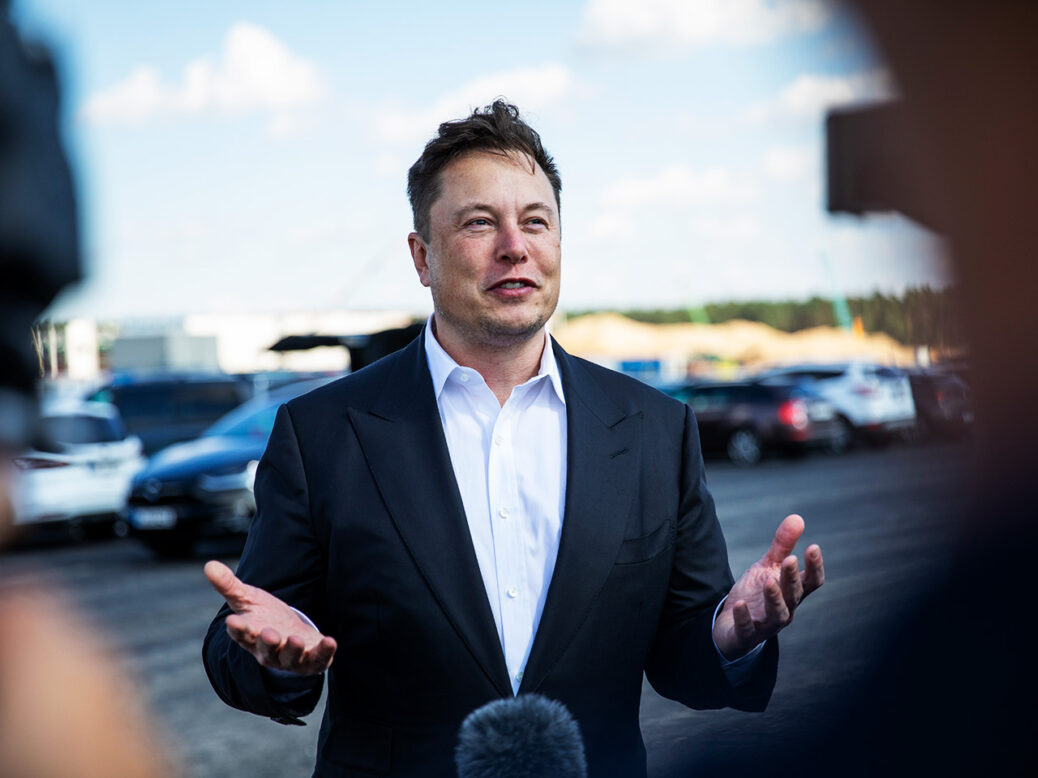
#> input picture OpenCV Projects/AI Anime Avatar Generator Model/elon intro.jpg, 1038 x 778 px
$ python model.py
#> lines starting #> are read from the running program, lines starting #| are printed output that depends on the picture; after the words box and inside, x2 and y2 are one past the last pixel; in counts of white or black regions, pixels touching at a corner belong together
import cv2
import numpy as np
import matplotlib.pyplot as plt

# Step 1: Load and Display the Image
def load_image(image_path):
    """
    Load an image from file and convert it to RGB format.

    Parameters:
    image_path (str): Path to the image file.

    Returns:
    np.array: Loaded image in RGB format.
    """
#> called with image_path = 'elon intro.jpg'
    image = cv2.imread(image_path)
#> image is the input picture: shape (778, 1038, 3); mean B, G, R 126.8, 117.2, 111.6
    return cv2.cvtColor(image, cv2.COLOR_BGR2RGB)

# Step 2: Smooth and Enhance Cartoon Effect
def smooth_anime_effect(image):
    """
    Apply a smoother, more anime-like effect with soft edges, vibrant colors,
    and smooth shading transitions.

    Parameters:
    image (np.array): Input image in RGB format.

    Returns:
    np.array: Smoothed anime-like cartoon image.
    """
    # Convert to grayscale
    gray = cv2.cvtColor(image, cv2.COLOR_RGB2GRAY)
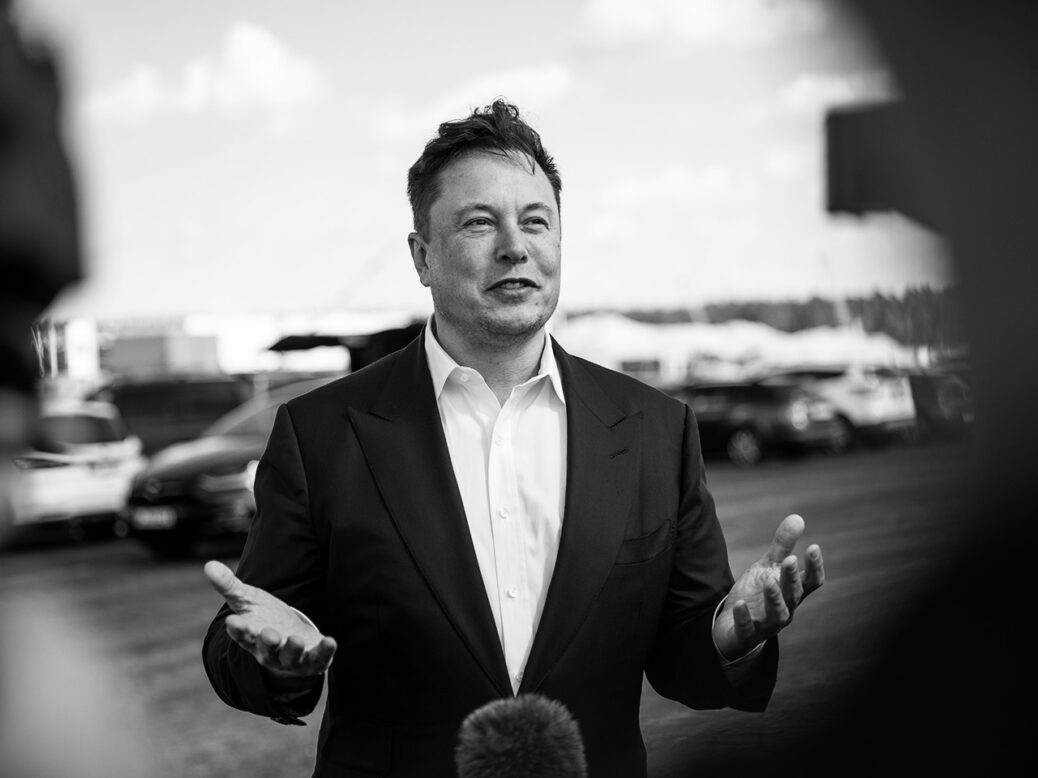
#> gray: shape (778, 1038); min 0, max 255, mean 116.6

    # Use a larger blur to smooth the gray image
    gray_blur = cv2.GaussianBlur(gray, (9, 9), 0)

    # Detect edges using adaptive thresholding for softer edges
    edges = cv2.adaptiveThreshold(
        gray_blur, 255, cv2.ADAPTIVE_THRESH_MEAN_C, cv2.THRESH_BINARY, 9, 2
    )
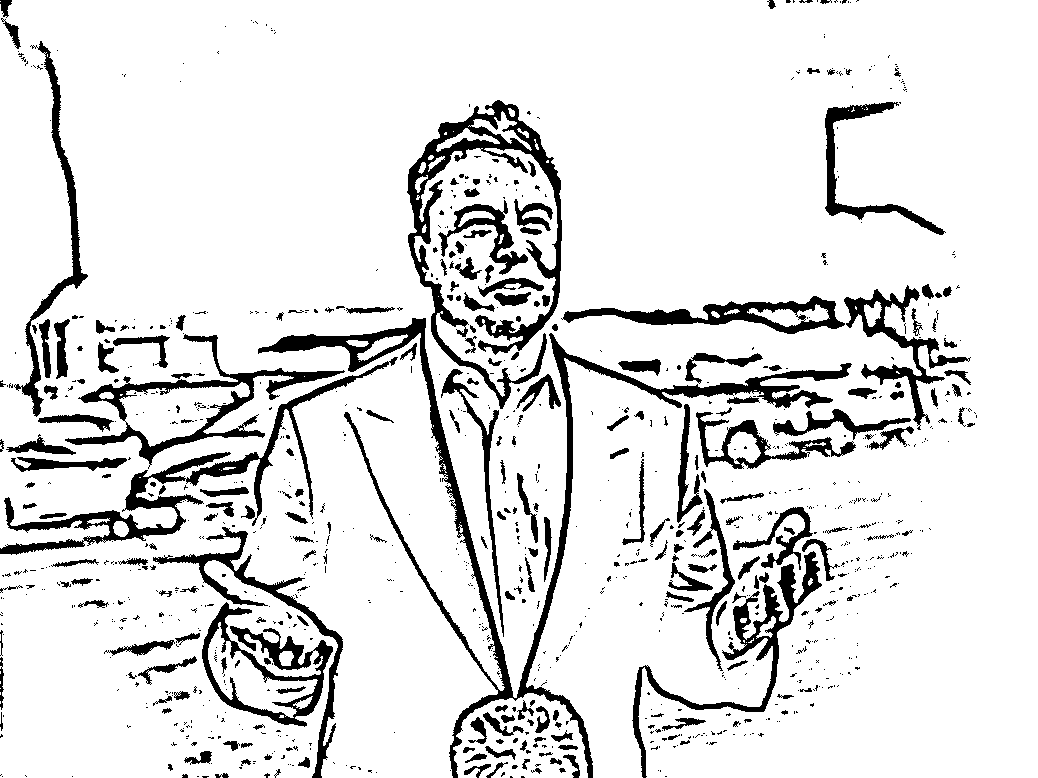
#> edges: shape (778, 1038); 88.2% white; 1019 black regions (774 under 20 px), largest, box (x1, y1, x2, y2) and area: (258, 318, 852, 778) 13828, (407, 100, 562, 409) 9264, (0, 357, 398, 555) 6892

    # Create a smooth, vibrant version of the original image
    smooth_color = cv2.bilateralFilter(image, d=10, sigmaColor=300, sigmaSpace=300)

    # Boost contrast and vibrancy to mimic the anime style
    hsv = cv2.cvtColor(smooth_color, cv2.COLOR_RGB2HSV)
#> hsv: shape (778, 1038, 3); mean H, S, V 94, 94.8, 132.9
    hsv[..., 1] = np.clip(hsv[..., 1] * 1.4, 0, 255)  # Increase saturation
#> hsv: shape (778, 1038, 3); mean H, S, V 94, 123.9, 132.9
    hsv[..., 2] = np.clip(hsv[..., 2] * 1.1, 0, 255)  # Slight brightness boost
#> hsv: shape (778, 1038, 3); mean H, S, V 94, 123.9, 140.9
    vibrant_image = cv2.cvtColor(hsv, cv2.COLOR_HSV2RGB)
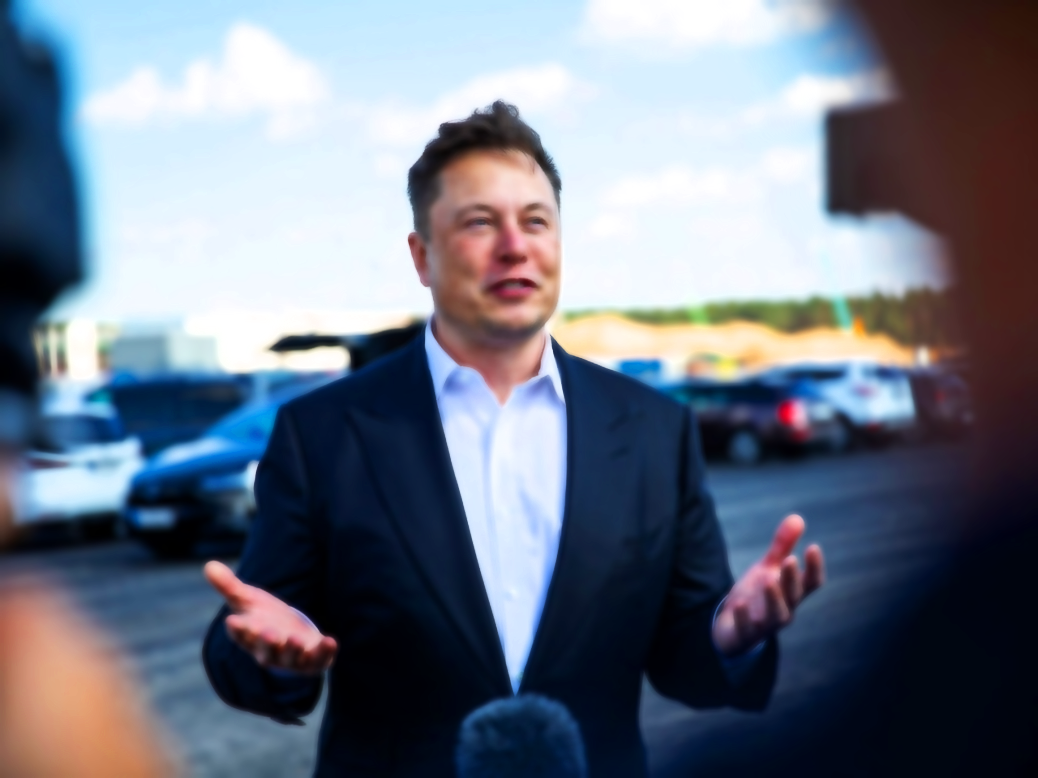
#> vibrant_image: shape (778, 1038, 3); mean R, G, B 109.6, 117.2, 131.4

    # Combine the vibrant color image with softened edges
    cartoon = cv2.bitwise_and(vibrant_image, vibrant_image, mask=edges)
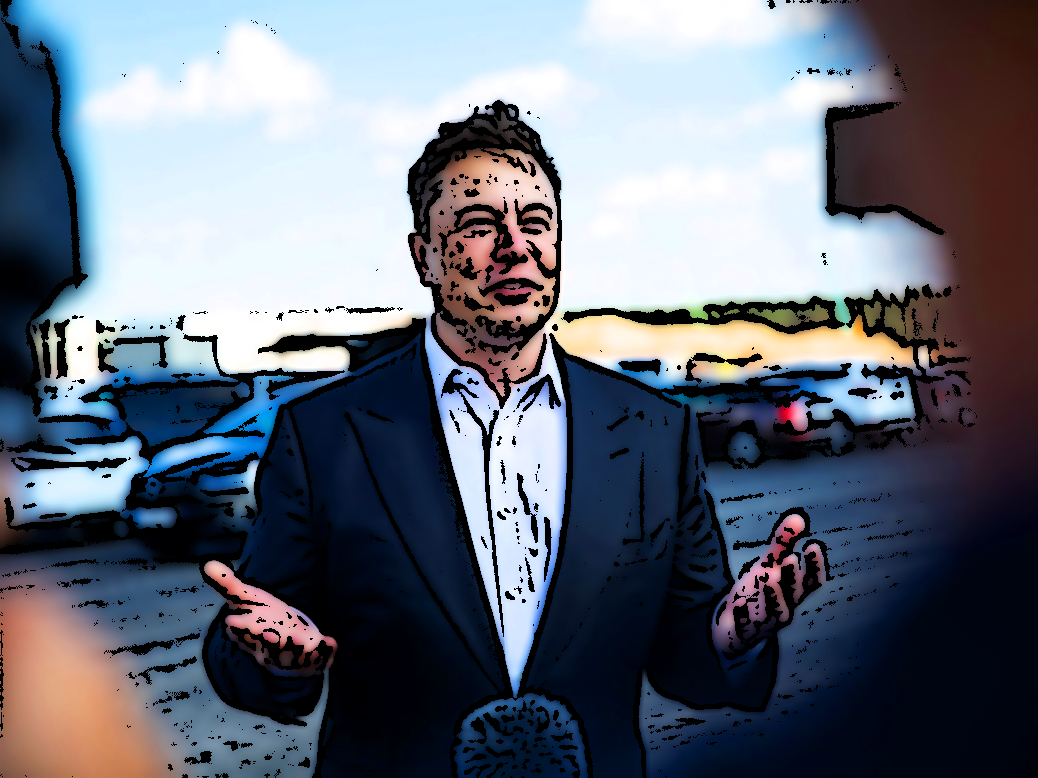
#> cartoon: shape (778, 1038, 3); mean R, G, B 102.2, 108.8, 120.9

    return cartoon

# Step 3: Display Original and Smoothed Cartoon Images Side by Side
def display_images(original, cartoon):
    """
    Display the original and anime-like cartoon images side by side.

    Parameters:
    original (np.array): Original image.
    cartoon (np.array): Cartoonized image.
    """
    fig, axes = plt.subplots(1, 2, figsize=(12, 6))

    # Display Original Image
    axes[0].imshow(original)
    axes[0].set_title('Original Image')
    axes[0].axis('off')

    # Display Anime-Like Cartoon Image
    axes[1].imshow(cartoon)
    axes[1].set_title('AI Anime Avatar Image')
    axes[1].axis('off')

    plt.show()

# Step 4: Generate the Anime Avatar
def generate_anime_avatar(image_path):
    """
    Generate a smooth anime-like avatar using soft edges and vibrant colors.

    Parameters:
    image_path (str): Path to the input image file.
    """
    # Load the original image
    original_image = load_image(image_path)

    # Apply smooth anime effect
    cartoon_image = smooth_anime_effect(original_image)

    # Display the original and anime-like cartoon images
    display_images(original_image, cartoon_image)

# Usage (replace with your image path)
generate_anime_avatar("elon intro.jpg")
